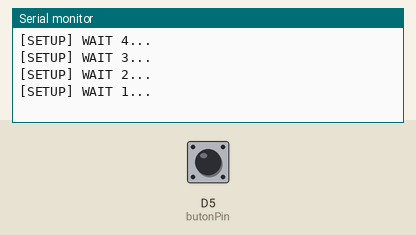
The sketch below on a simulated ESP8266 (Wemos D1 mini). Shown: the last lines printed to the serial monitor. The test bench sets the inputs (shaded band); at power-on: D5 (butonPin) HIGH. WiFi joins after 1.5 s; servers stay silent unless stated; uploads are accepted with an empty reply.

Above: at 5.2 s.
5.3 s: D5 (butonPin) pulled LOW for 0.15 s
At 6.96 s:
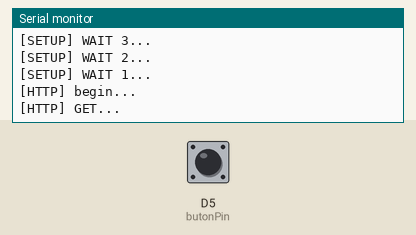
At 8.1 s:
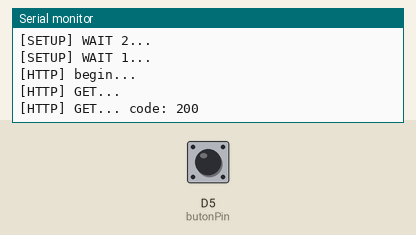
Timing chart, 0 to 9.6 s (numbered marks = the images above; inputs shaded):
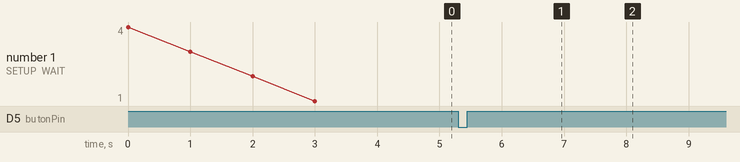

Measured:
- after the input at 5.3 s, the serial monitor: prints a new line after 1.5 s (image 1)

The sketch:

wemosd1webservciesclient.ino
```cpp
#include <Arduino.h>

#include <ESP8266WiFi.h>
#include <ESP8266WiFiMulti.h>

#include <ESP8266HTTPClient.h>

#define USE_SERIAL Serial
/*
Burada butonu dinliyoruz ve butona tıklama geldiği zaman
http://abdullahcelik.com.tr/gomulu/gomuluservice.php?YON=*** internet
adresi üzerinden çercevenin yönünü değiştiriyoruz ve bunu javada
karşılayıp resimleri o yöne doğru hareket ettiriyoruz
*/

ESP8266WiFiMulti WiFiMulti;

int butonPin = D5;
int butonPin1 = D13;
int butonDurum = HIGH;
int butonDurum1 = HIGH;
bool kontrol = false;
void setup() {

    USE_SERIAL.begin(115200);
   // USE_SERIAL.setDebugOutput(true);

    USE_SERIAL.println();
    USE_SERIAL.println();
    USE_SERIAL.println();

    for(uint8_t t = 4; t > 0; t--) {
        USE_SERIAL.printf("[SETUP] WAIT %d...\n", t);
        USE_SERIAL.flush();
        delay(1000);
    }

    WiFiMulti.addAP("wifiname", "wifipassword");
    pinMode(butonPin,INPUT_PULLUP);
    pinMode(butonPin1,INPUT_PULLUP);
}

void loop() {
    // wait for WiFi connection
    butonDurum = digitalRead(butonPin);
    if(butonDurum == LOW && kontrol == false){
      kontrol = true;
      if((WiFiMulti.run() == WL_CONNECTED)) {

        HTTPClient http;

        USE_SERIAL.print("[HTTP] begin...\n");
        // configure traged server and url
        //http.begin("https://192.168.1.12/test.html", "7a 9c f4 db 40 d3 62 5a 6e 21 bc 5c cc 66 c8 3e a1 45 59 38"); //HTTPS
        http.begin("http://abdullahcelik.com.tr/gomulu/gomuluservice.php?YON=SOL"); //HTTP

        USE_SERIAL.print("[HTTP] GET...\n");
        // start connection and send HTTP header
        int httpCode = http.GET();

        // httpCode will be negative on error
        if(httpCode > 0) {
            // HTTP header has been send and Server response header has been handled
            USE_SERIAL.printf("[HTTP] GET... code: %d\n", httpCode);

            // file found at server
            if(httpCode == HTTP_CODE_OK) {
                String payload = http.getString();
                USE_SERIAL.println(payload);
            }
        } else {
            USE_SERIAL.printf("[HTTP] GET... failed, error: %s\n", http.errorToString(httpCode).c_str());
        }

        http.end();
    }
    }
      butonDurum1 = digitalRead(butonPin1);
     if(butonDurum1 == LOW && kontrol == true){
      kontrol = false;
      if((WiFiMulti.run() == WL_CONNECTED)) {

        HTTPClient http;

        USE_SERIAL.print("[HTTP] begin...\n");
        // configure traged server and url
        //http.begin("https://192.168.1.12/test.html", "7a 9c f4 db 40 d3 62 5a 6e 21 bc 5c cc 66 c8 3e a1 45 59 38"); //HTTPS
        http.begin("http://abdullahcelik.com.tr/gomulu/gomuluservice.php?YON=SAG"); //HTTP

        USE_SERIAL.print("[HTTP] GET...\n");
        // start connection and send HTTP header
        int httpCode = http.GET();

        // httpCode will be negative on error
        if(httpCode > 0) {
            // HTTP header has been send and Server response header has been handled
            USE_SERIAL.printf("[HTTP] GET... code: %d\n", httpCode);

            // file found at server
            if(httpCode == HTTP_CODE_OK) {
                String payload = http.getString();
                USE_SERIAL.println(payload);
            }
        } else {
            USE_SERIAL.printf("[HTTP] GET... failed, error: %s\n", http.errorToString(httpCode).c_str());
        }

        http.end();
    }
    }
}
```
